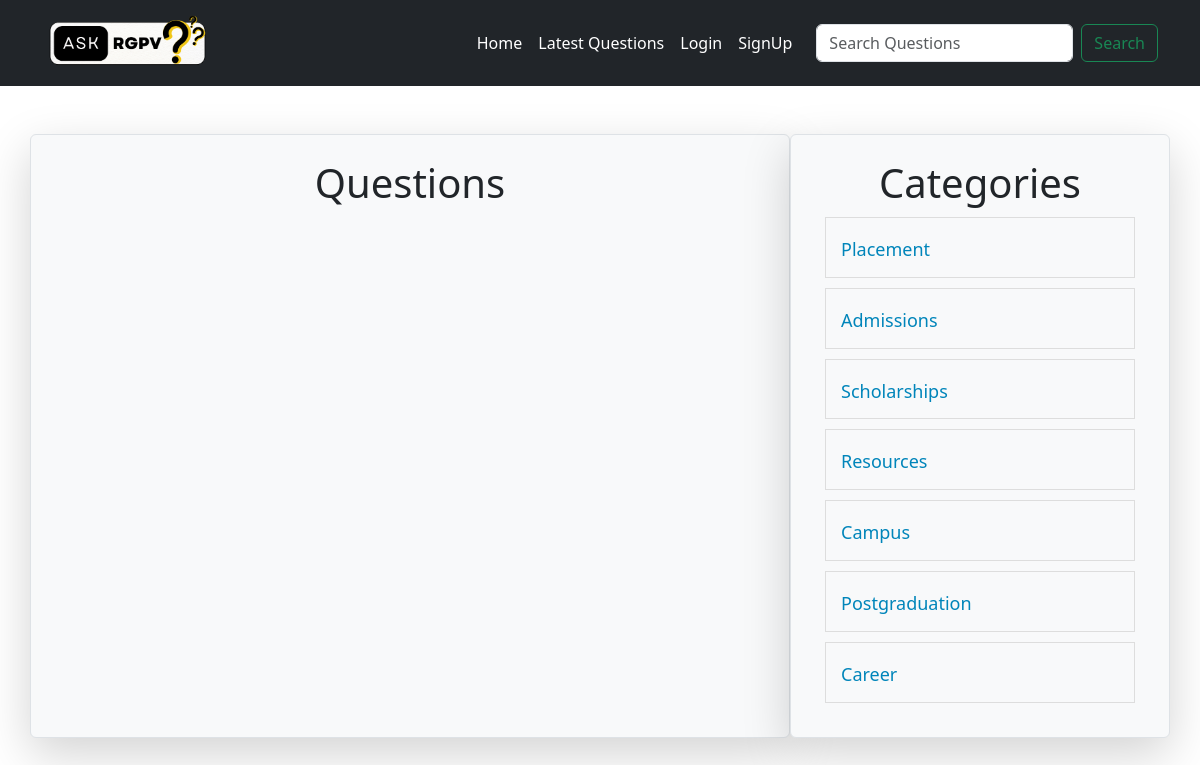
The page /?c-id=1 on the database its author committed.
### tables this page shows
CREATE TABLE `category` (
  `id` int(30) NOT NULL,
  `name` varchar(100) NOT NULL
);

### client/categorylist.php (the view)
<div>
    <h1 class="heading">Categories</h1>
    <?php
    include("./common/db.php");
    $query="select * from category";
     $result = $conn->query($query);
     foreach($result as $row){
        $name= ucfirst($row['name']);
        $id= $row['id'];
        echo "<div class='row question-list'>
         <h4><a href='?c-id=$id'>$name</a></h4>
        </div>";
     }
    ?>
</div>

### public/style.css (style rules this page uses)
a { color: grey !important; }
.heading { text-align: center; }
.question-list { border: 1px solid #ddd; padding: 15px; margin: 10px; }
.question-list h4 { margin: 0; padding: 0; }
.question-list a, .question-title { font-size: 18px; text-decoration: none; color: rgb(0, 133, 186) !important; }

### rows shown on the page
category: name "Placement"
category: name "Admissions"
category: name "Scholarships"
category: name "Resources"
category: name "Campus"
category: name "Postgraduation"
category: name "Career"
